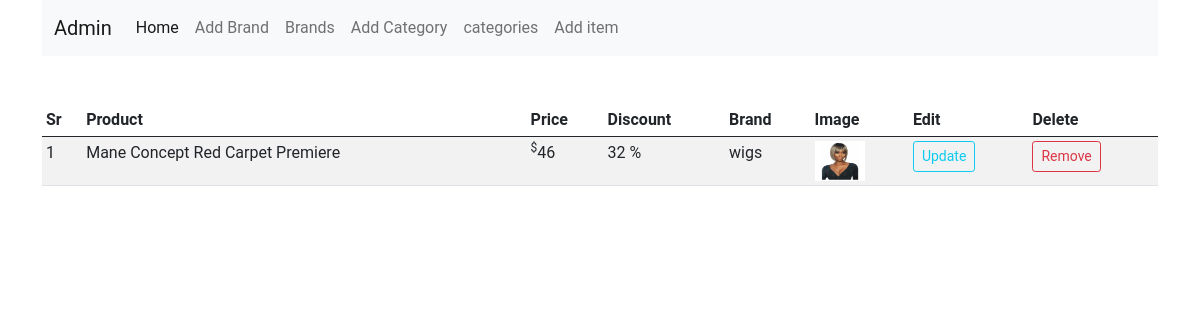
The page /admin (signed in) on the database its author committed.
### shop_app/items/models.py (models this page shows, shortened)
class AddItem(db.Model):
    __searchable__ = ['name', 'description']
    id = db.Column(db.Integer, primary_key=True)
    name = db.Column(db.String(80), nullable=False)
    price = db.Column(db.Numeric(10, 2), nullable=False)
    discount = db.Column(db.Integer, default=0)
    stock = db.Column(db.Integer, nullable=False)
    colors = db.Column(db.Text, nullable=False)
    sizes = db.Column(db.Text, nullable=False)
    description = db.Column(db.Text, nullable=False)
    pub_date = db.Column(db.DateTime, nullable=False, default=datetime.utcnow)
    brand_id = db.Column(db.Integer, db.ForeignKey('brand.id'), nullable=False)
    brand = db.relationship('Brand', backref=db.backref('brands', lazy=True))
    category_id = db.Column(db.Integer, db.ForeignKey(
        'category.id'), nullable=False)
    category = db.relationship(
        'Category', backref=db.backref('categories', lazy=True))
    image_1 = db.Column(db.String(150), nullable=False, default='image1.jpg')
    image_2 = db.Column(db.String(150), nullable=False, default='image2.jpg')
    image_3 = db.Column(db.String(150), nullable=False, default='image3.jpg')

class Brand(db.Model):
    id = db.Column(db.Integer, primary_key=True)
    name = db.Column(db.String(30), nullable=False, unique=True)

### shop_app/admin/routes.py (the view)
@app.route('/admin')
def admin():
    if 'email' not in session:
        flash('Please proceed to login page', 'danger')
        return redirect(url_for('login'))
    items = AddItem.query.all()
    return render_template('admin/index.html', items=items, title='Admin')

### shop_app/items/routes.py (called while the page is built)
@app.template_filter()
def numberFormat(value):
    return format(int(value), ',d')

### shop_app/templates/admin/index.html (shortened to what this page needs)
{% extends 'base.html' %}
{% block body %}
<div class="container">
    <nav class="navbar navbar-expand-lg navbar-light bg-light">
        <div class="container-fluid">
          <a class="navbar-brand" href="#">Admin</a>
          <div class="collapse navbar-collapse" id="navbarNavAltMarkup">
            <div class="navbar-nav">
              <a class="nav-link active" aria-current="page" href="#">Home</a>
              <a class="nav-link" href="/addNewbrand">Add Brand</a>
              <a class="nav-link" href="/brands">Brands</a>
              <a class="nav-link" href="/addcategory">Add Category</a>
              <a class="nav-link" href="/category">categories</a>
              <a class="nav-link" href="/wigItem">Add item</a>
            </div>
          </div>
        </div>
      </nav>
</div>
<div class="container mt-5">
    <table class="table table-sm table-condensed table-striped table-hover">
        <thead>
            <th>Sr</th>
            <th>Product</th>
            <th>Price</th>
            <th>Discount</th>
            <th>Brand</th>
            <th>Image</th>
            <th>Edit</th>
            <th>Delete</th>
        </thead>
        <tbody>
            {% for item in items %}
            <tr>
                <td>{{loop.index}}</td>
                <td>{{item.name}}</td>
                <td><sup>$</sup>{{item.price | numberFormat}}</td>
                <td>{{item.discount}} %</td>
                <td>{{item.brand.name}}</td>
                <td><img src="{{ url_for('static', filename='images/' + item.image_1)}}" alt="" width="50" height="40"></td>
                <td> <a href="{{ url_for('updateitem', id=item.id)}}" class="btn btn-sm btn-outline-info">Update</a></td>
                <td>
                   <button type="button" class="btn btn-sm btn-outline-danger" data-bs-toggle="modal" data-bs-target="#staticBackdrop-{{item.id}}">
                    Remove
                  </button>
                  </td>
            </tr>
            {% endfor %}
        </tbody>
    </table>
</div>
{% endblock %}

### shop_app/templates/base.html (style rules this page uses)
body { font: 400 16px/1.5 'Roboto', "Helvetica Neue", Helvetica, Arial, sans-serif; background-color: #fff; color: #5a5a5a; }

### rows shown on the page
AddItem: name "Mane Concept Red Carpet Premiere", price|numberFormat "46", discount "32", brand.name "wigs", image_1 (picture)
